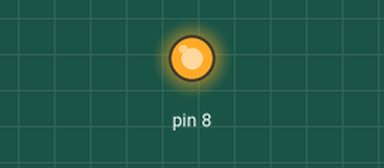
Recording of a sketch running on a simulated Arduino Uno, built with avr-gcc and run on an emulated ATmega328P. On the bench: output pins drawn as LEDs (lit = HIGH).

Above: at 1.5 s.
At 3.5 s:
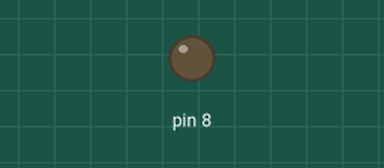
Timing chart, 0 to 5.2 s (numbered marks = the images above):
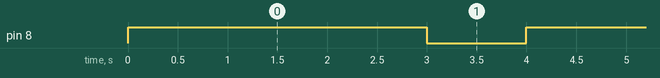

The sketch:

led-test.ino
```cpp
// C++ code
//
void setup()
{
  pinMode(8, OUTPUT);
}

void loop()
{
  digitalWrite(8, HIGH);
  delay(3000); // Wait for 1000 millisecond(s)
  digitalWrite(8, LOW);
  delay(1000); // Wait for 1000 millisecond(s)
}
```

distance-sensor.cpp
```cpp
// C++ code
//
int distancia = 0;

long readUltrasonicDistance(int triggerPin, int echoPin)
{
  pinMode(triggerPin, OUTPUT);  // Clear the trigger
  digitalWrite(triggerPin, LOW);
  delayMicroseconds(2);
  // Sets the trigger pin to HIGH state for 10 microseconds
  digitalWrite(triggerPin, HIGH);
  delayMicroseconds(10);
  digitalWrite(triggerPin, LOW);
  pinMode(echoPin, INPUT);
  // Reads the echo pin, and returns the sound wave travel time in microseconds
  return pulseIn(echoPin, HIGH);
}

void setup()
{
  pinMode(13, OUTPUT);
  pinMode(10, OUTPUT);
}

void loop()
{
  distancia = 0.01723 * readUltrasonicDistance(8, 8);
  if (distancia <= 50) {
    digitalWrite(13, HIGH);
    digitalWrite(10, LOW);
  } else {
    digitalWrite(13, LOW);
    digitalWrite(10, HIGH);
  }
  delay(10); // Delay a little bit to improve simulation performance
}
```

Measured:
- by itself, pin 8: alternates HIGH for 3.0 s and LOW for 1.0 s
